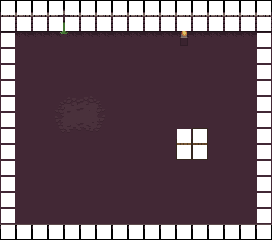

The image is a tile-based game level rendered from a .tmx file. Its description and complete source (layers, tilesets, objects, tile grids) follow:
An orthogonal 17x15 tile map with 16x16 px tiles, 3 tile layers (floor, props, agent mask) and 12 objects.

<map version="1.5" tiledversion="1.7.2" orientation="orthogonal" renderorder="right-down" width="17" height="15" tilewidth="16" tileheight="16" infinite="0" nextlayerid="8" nextobjectid="26">
 <editorsettings>
  <export target="level.dat" format="dat" />
 </editorsettings>
 <tileset firstgid="1" source="main.tsx" />
 <layer id="1" name="floor" width="17" height="15" locked="1">
  <data encoding="csv">
1,2,2,2,2,2,2,2,2,2,2,2,2,2,2,2,3,
17,18,18,18,18,18,18,18,18,18,18,18,18,18,18,18,18,
33,33,33,33,33,33,33,33,33,33,33,33,33,33,33,33,33,
34,34,34,34,34,34,34,34,34,34,34,34,34,34,34,34,34,
34,34,34,34,34,34,34,34,34,34,34,34,34,34,34,34,34,
34,34,34,34,34,34,34,34,34,34,34,34,34,34,34,34,34,
34,34,34,113,114,115,116,34,34,34,34,34,34,34,34,34,34,
34,34,34,129,130,131,132,34,34,34,34,34,34,34,34,34,34,
34,34,34,145,146,147,148,34,34,34,34,34,34,34,34,34,34,
34,34,34,34,34,34,34,34,34,34,34,34,34,34,34,34,34,
34,34,34,34,34,34,34,34,34,34,34,34,34,34,34,34,34,
34,34,34,34,34,34,34,34,34,34,34,34,34,34,34,34,34,
34,34,34,34,34,34,34,34,34,34,34,34,34,34,34,34,34,
34,34,34,34,34,34,34,34,34,34,34,34,34,34,34,34,34,
49,49,49,49,49,49,49,49,49,49,49,49,49,49,49,49,49
</data>
 </layer>
 <layer id="2" name="props" width="17" height="15" locked="1">
  <data encoding="csv">
0,0,0,75,76,0,0,0,0,0,0,0,0,0,0,0,0,
0,0,0,91,92,0,0,0,0,0,0,40,0,0,0,0,0,
0,0,0,107,108,0,0,0,0,0,0,56,0,0,0,0,0,
0,0,0,0,0,0,0,0,0,0,0,0,0,0,0,0,0,
0,0,0,0,0,0,0,0,0,0,0,0,0,0,0,0,0,
0,0,0,0,0,0,0,0,0,0,0,0,0,0,0,0,0,
0,0,0,0,0,0,0,0,0,0,0,0,0,0,0,0,0,
0,0,0,0,0,0,0,0,0,0,0,0,0,0,0,0,0,
0,0,0,0,0,0,0,0,0,0,0,8,9,0,0,0,0,
0,0,0,0,0,0,0,0,0,0,0,24,25,0,0,0,0,
0,0,0,0,0,0,0,0,0,0,0,0,0,0,0,0,0,
0,0,0,0,0,0,0,0,0,0,0,0,0,0,0,0,0,
0,0,0,0,0,0,0,0,0,0,0,0,0,0,0,0,0,
0,0,0,0,0,0,0,0,0,0,0,0,0,0,0,0,0,
0,0,0,0,0,0,0,0,0,0,0,0,0,0,0,0,0
</data>
 </layer>
 <layer id="3" name="agent mask" width="17" height="15" locked="1">
  <data encoding="csv">
149,149,149,149,149,149,149,149,149,149,149,149,149,149,149,149,149,
149,149,149,149,149,149,149,149,149,149,149,149,149,149,149,149,149,
149,0,0,0,0,0,0,0,0,0,0,0,0,0,0,0,149,
149,0,0,0,0,0,0,0,0,0,0,0,0,0,0,0,149,
149,0,0,0,0,0,0,0,0,0,0,0,0,0,0,0,149,
149,0,0,0,0,0,0,0,0,0,0,0,0,0,0,0,149,
149,0,0,0,0,0,0,0,0,0,0,0,0,0,0,0,149,
149,0,0,0,0,0,0,0,0,0,0,0,0,0,0,0,149,
149,0,0,0,0,0,0,0,0,0,0,149,149,0,0,0,149,
149,0,0,0,0,0,0,0,0,0,0,149,149,0,0,0,149,
149,0,0,0,0,0,0,0,0,0,0,0,0,0,0,0,149,
149,0,0,0,0,0,0,0,0,0,0,0,0,0,0,0,149,
149,0,0,0,0,0,0,0,0,0,0,0,0,0,0,0,149,
149,0,0,0,0,0,0,0,0,0,0,0,0,0,0,0,149,
149,149,149,149,149,149,149,149,149,149,149,149,149,149,149,149,149
</data>
 </layer>
 <objectgroup color="#aa0000" id="6" name="keys" locked="1">
  <object id="25" x="32" y="160" width="16" height="16" />
 </objectgroup>
 <objectgroup color="#aa0000" id="7" name="doors">
  <object id="24" x="224" y="112" width="16" height="16" />
 </objectgroup>
 <objectgroup color="#00aa00" id="4" name="collisions" locked="1" tintcolor="#00aa00">
  <object id="1" x="0" y="0" width="272" height="23" />
  <object id="2" x="256" y="13.3333" width="16" height="226.667" />
  <object id="3" x="0" y="224" width="256" height="16" />
  <object id="4" x="0" y="17" width="16" height="207" />
  <object id="5" x="176" y="128" width="32" height="32" />
  <object id="10" x="176" y="16" width="16" height="32" />
 </objectgroup>
 <objectgroup id="5" name="agents">
  <object id="16" x="119.167" y="74.1667" width="18" height="19" />
  <object id="17" x="70" y="175" width="21" height="9" />
  <object id="18" x="228" y="66.3333" width="6.33333" height="13" />
  <object id="19" x="194" y="194" width="21.3333" height="5" />
 </objectgroup>
</map>